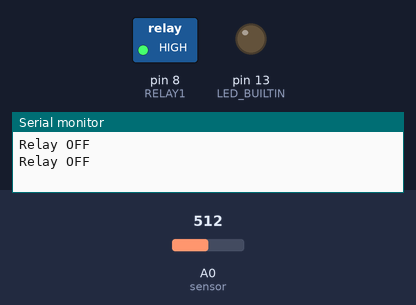
This sketch was run on a simulated Arduino Uno, built with avr-gcc and run on an emulated ATmega328P. On the bench: switched loads named in the sketch (green lamp = pin HIGH), output pins drawn as LEDs (lit = HIGH), the last lines printed to the serial monitor. Inputs (shaded band) come from the test bench; at power-on: A0 (sensor) = 512.

Above: at 5.8 s.
5.9 s: A0 (sensor) set to 594
11.9 s: A0 (sensor) set to 615
At 15.7 s:
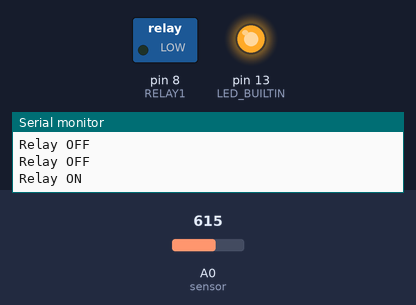
17.9 s: A0 (sensor) set to 590
At 20.7 s:
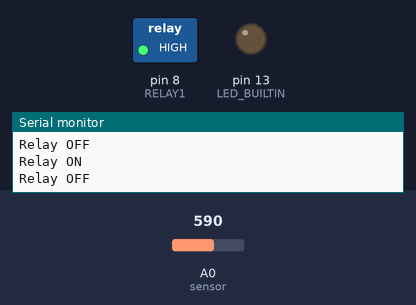
23.9 s: A0 (sensor) set to 610
At 25.7 s:
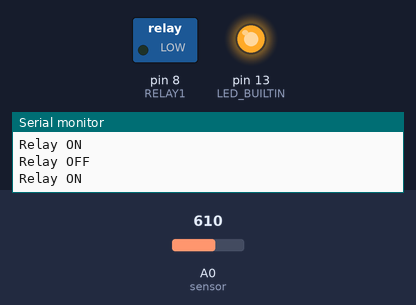
Timing chart, 0 to 27.2 s (numbered marks = the images above; inputs shaded):
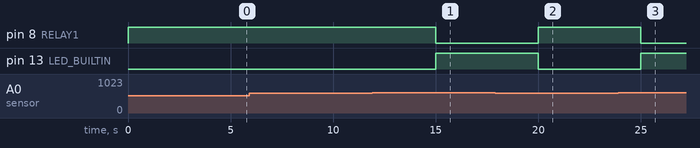

The sketch:

WaterGardening.ino
```cpp
#define RELAY1  8


void setup() {
  // put your setup code here, to run once:
  Serial.begin(9600);
  pinMode(RELAY1, OUTPUT);
  // initialize digital pin LED_BUILTIN as an output.
  pinMode(LED_BUILTIN, OUTPUT);

}

void loop() {
    // put your main code here, to run repeatedly:
  int moistureSensor=analogRead(A0); // Incoming analog signal read and appointed sensor
  if (moistureSensor>600){
        // turn on relay
    digitalWrite(RELAY1,LOW);
    digitalWrite(LED_BUILTIN, HIGH);
    Serial.println("Relay ON");

  }else{
    //turn off relay
    digitalWrite(RELAY1,HIGH);
    digitalWrite(LED_BUILTIN, LOW);
    Serial.println("Relay OFF");

  }
  delay(5000);
}
```

Measured:
- the behaviour switches between 600 and 601 on A0 (sensor) (found by bisection; images 0 and 1)
- after the input at 11.9 s, pin 8 (RELAY1): HIGH → LOW after 3.1 s; pin 13 (LED_BUILTIN): LOW → HIGH after 3.1 s
- after the input at 17.9 s, pin 8 (RELAY1): LOW → HIGH after 2.1 s; pin 13 (LED_BUILTIN): HIGH → LOW after 2.1 s
- after the input at 23.9 s, pin 8 (RELAY1): HIGH → LOW after 1.1 s; pin 13 (LED_BUILTIN): LOW → HIGH after 1.1 s
